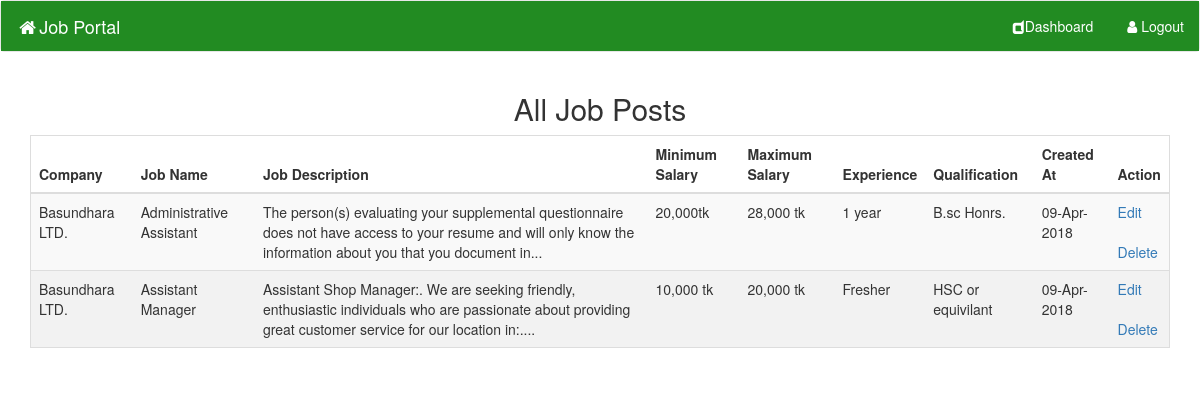
Screenshot of /company/view-job-post.php (signed in) with the database file from the repository.
### tables this page shows
CREATE TABLE `job_post` (
  `id_jobpost` int(11) NOT NULL,
  `id_company` int(11) NOT NULL,
  `jobtitle` varchar(255) NOT NULL,
  `description` text NOT NULL,
  `minimumsalary` varchar(255) NOT NULL,
  `maximumsalary` varchar(255) NOT NULL,
  `experience` varchar(255) NOT NULL,
  `qualification` varchar(255) NOT NULL,
  `createdat` timestamp NOT NULL DEFAULT CURRENT_TIMESTAMP
);

CREATE TABLE `company` (
  `id_company` int(11) NOT NULL,
  `companyname` varchar(255) NOT NULL,
  `headofficecity` varchar(255) NOT NULL,
  `contactno` varchar(255) NOT NULL,
  `website` varchar(255) NOT NULL,
  `companytype` varchar(255) NOT NULL,
  `email` varchar(255) NOT NULL,
  `password` varchar(255) NOT NULL,
  `createdAt` timestamp NOT NULL DEFAULT CURRENT_TIMESTAMP,
  `ProPic` varchar(200) DEFAULT NULL
);

### company/view-job-post.php (the view, shortened to what this page needs)
<?php
  require_once("../db.php");
?>
<!DOCTYPE html>
<html lang="en">
  <head>
    <link rel="stylesheet" href="https://maxcdn.bootstrapcdn.com/bootstrap/3.3.7/css/bootstrap.min.css">
    <link rel="stylesheet" href="https://cdnjs.cloudflare.com/ajax/libs/font-awesome/4.7.0/css/font-awesome.min.css">
  </head>
  <body>
    <header>
	<nav class="navbar navbar-default">
  <div class="topnav">
    <div class="navbar-header">
      <a class="navbar-brand" href="../index.php" style="text-decoration:none; color:white;"><i class="fa fa-fw fa-home"></i>Job Portal</a>
    </div>
     <div class="collapse navbar-collapse" id="bs-example-navbar-collapse-1">
       <ul class="nav navbar-nav navbar-right">
         <li><a href="dashboard.php" style="text-decoration:none; color:white;"><i class="fa fa-dashcube"></i>Dashboard</a></li>
         <li><a href="../logout.php" style="text-decoration:none; color:white;"><i class="fa fa-fw fa-user"></i>Logout</a></li>
       </ul>
     </div>
   </div>
 </nav>
</header>
  <div class="container">
    <div class="row">
      <div class="col-md-12">
        <div class="table-responsive">
          <h2 class="text-center">All Job Posts</h2>
          <table class="table table-striped">
            <thead>
              <th>Company</th>
              <th>Job Name</th>
              <th>Job Description</th>
              <th>Minimum Salary</th>
              <th>Maximum Salary</th>
              <th>Experience</th>
              <th>Qualification</th>
              <th>Created At</th>
              <th>Action</th>
            </thead>
            <tbody>
              <?php
              $sql="SELECT * FROM job_post INNER JOIN company ON job_post.id_company=company.id_company WHERE job_post.id_company='$_SESSION[id_user]'";
              $result=$conn->query($sql);
              if($result->num_rows>0){
                while($row=$result->fetch_assoc())
                {
                  ?>
                  <tr>
                    <td><?php echo $row['companyname']; ?></td>
                    <td><?php echo $row['jobtitle']; ?></td>
                    <td><?php echo $row['description']; ?></td>
                    <td><?php echo $row['minimumsalary']; ?></td>
                    <td><?php echo $row['maximumsalary']; ?></td>
                    <td><?php echo $row['experience']; ?></td>
                    <td><?php echo $row['qualification']; ?></td>
                    <td><?php echo date("d-M-Y", strtotime($row['createdat'])); ?></td>
                    <td><a href="edit-job-post.php?id=<?php echo $row['id_jobpost']; ?>">Edit </a><br></br><a href="delete-job-post.php?id=<?php echo $row['id_jobpost']; ?>">Delete</a></td>
                  </tr>
                  <?php
                }
              }
              ?>
            </tbody>
          </table>
        </div>
      </div>
    </div>
  </div>
  </body>
</html>

### company/view-job-post.php (style rules this page uses)
table { border-collapse: collapse; border-spacing: 0; width: 100%; border: 1px solid #ddd; }
th, td { text-align: left; padding: 16px; }
tr:nth-child(even) { background-color: #f2f2f2 }
* { box-sizing: border-box; }
.topnav { overflow: hidden; background-color: #228B22; }

### rows the page displays
job_post: id_company.companyname "Basundhara LTD.", jobtitle "Administrative Assistant", description "The person(s) evaluating your supplemental questionnaire does not have access to your resume and will only know the information about you that you document in...", minimumsalary "20,000tk", maximumsalary "28,000 tk", experience "1 year", qualification "B.sc Honrs.", createdat "09-Apr-2018"
job_post: id_company.companyname "Basundhara LTD.", jobtitle "Assistant Manager", description "Assistant Shop Manager:. We are seeking friendly, enthusiastic individuals who are passionate about providing great customer service for our location in:....", minimumsalary "10,000 tk", maximumsalary "20,000 tk", experience "Fresher", qualification "HSC or equivilant", createdat "09-Apr-2018"
